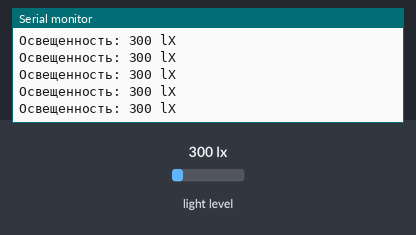
Simulated run of this sketch. Board: Arduino Uno, built with avr-gcc and run on an emulated ATmega328P. Parts: the last lines printed to the serial monitor. The inputs (shaded band) are chosen by the test bench; at power-on: light level 300 lx.

Above: at 1.2 s.
1.3 s: light level set to 40 lx
At 1.68 s:
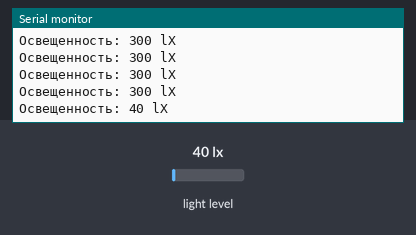
2.8 s: light level set to 500 lx
At 2.94 s:
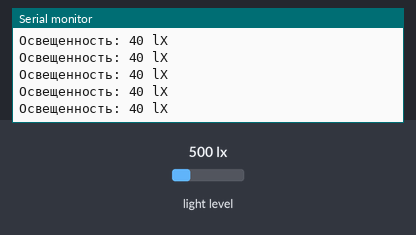
Timing chart, 0 to 5.8 s (numbered marks = the images above; inputs shaded):
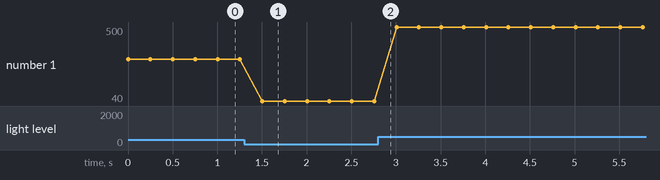

The sketch:

NodeMCU_BH1750.ino
```cpp
#include <BH1750FVI.h>

BH1750FVI LightSensor(BH1750FVI::k_DevModeContLowRes); // D2 - SDA, D1 - SCL

void setup()
{
  Serial.begin(115200);
  LightSensor.begin();   // Инициализируем датчик
}

void loop()
{
  uint16_t lux = LightSensor.GetLightIntensity();
  Serial.print("Освещенность: ");
  Serial.print(lux);
  Serial.println(" lX");
  delay(250);
}
```

Measured:
- after the input at 1.3 s, the serial monitor: prints a new line after 0.20 s (image 1)
- plotted number 1: 300 → 40 after the input at 1.3 s, 40 → 500 after the input at 2.8 s
